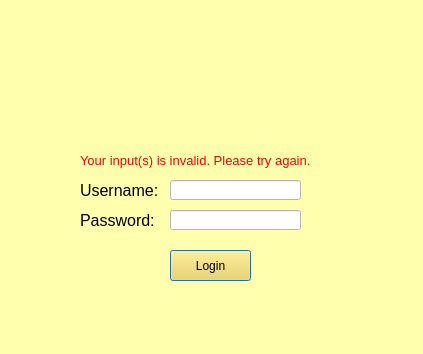
<?xml version="1.0" encoding="UTF-8"?>
<ui version="4.0">
 <class>LoginDialog</class>
 <widget class="QDialog" name="LoginDialog">
  <property name="geometry">
   <rect>
    <x>0</x>
    <y>0</y>
    <width>423</width>
    <height>354</height>
   </rect>
  </property>
  <property name="windowTitle">
   <string>Dialog</string>
  </property>
  <property name="styleSheet">
   <string notr="true">background-color: rgb(255, 255, 174);</string>
  </property>
  <widget class="QLabel" name="lbUsername">
   <property name="geometry">
    <rect>
     <x>80</x>
     <y>180</y>
     <width>81</width>
     <height>21</height>
    </rect>
   </property>
   <property name="font">
    <font>
     <pointsize>12</pointsize>
    </font>
   </property>
   <property name="text">
    <string>Username:</string>
   </property>
  </widget>
  <widget class="QLabel" name="lbPass">
   <property name="geometry">
    <rect>
     <x>80</x>
     <y>210</y>
     <width>81</width>
     <height>21</height>
    </rect>
   </property>
   <property name="font">
    <font>
     <pointsize>12</pointsize>
    </font>
   </property>
   <property name="text">
    <string>Password:</string>
   </property>
  </widget>
  <widget class="QLineEdit" name="inputUsername">
   <property name="geometry">
    <rect>
     <x>170</x>
     <y>180</y>
     <width>131</width>
     <height>20</height>
    </rect>
   </property>
   <property name="styleSheet">
    <string notr="true">background-color: rgb(255, 255, 255);</string>
   </property>
  </widget>
  <widget class="QLineEdit" name="inputPass">
   <property name="geometry">
    <rect>
     <x>170</x>
     <y>210</y>
     <width>131</width>
     <height>20</height>
    </rect>
   </property>
   <property name="styleSheet">
    <string notr="true">background-color:rgb(255, 255, 255);</string>
   </property>
   <property name="inputMethodHints">
    <set>Qt::ImhHiddenText|Qt::ImhNoAutoUppercase|Qt::ImhNoPredictiveText|Qt::ImhSensitiveData</set>
   </property>
   <property name="echoMode">
    <enum>QLineEdit::Password</enum>
   </property>
  </widget>
  <widget class="QPushButton" name="btnLogin">
   <property name="geometry">
    <rect>
     <x>170</x>
     <y>250</y>
     <width>81</width>
     <height>31</height>
    </rect>
   </property>
   <property name="styleSheet">
    <string notr="true">background-color: rgb(255, 214, 64)</string>
   </property>
   <property name="text">
    <string>Login</string>
   </property>
  </widget>
  <widget class="QLabel" name="lbInvalidMess">
   <property name="enabled">
    <bool>true</bool>
   </property>
   <property name="geometry">
    <rect>
     <x>80</x>
     <y>150</y>
     <width>231</width>
     <height>21</height>
    </rect>
   </property>
   <property name="font">
    <font>
     <pointsize>10</pointsize>
    </font>
   </property>
   <property name="styleSheet">
    <string notr="true">color: rgb(255, 0, 0)</string>
   </property>
   <property name="text">
    <string>Your input(s) is invalid. Please try again.</string>
   </property>
  </widget>
  <widget class="QLabel" name="logo">
   <property name="geometry">
    <rect>
     <x>150</x>
     <y>10</y>
     <width>120</width>
     <height>131</height>
    </rect>
   </property>
   <property name="autoFillBackground">
    <bool>false</bool>
   </property>
   <property name="styleSheet">
    <string notr="true"/>
   </property>
   <property name="text">
    <string/>
   </property>
   <property name="scaledContents">
    <bool>true</bool>
   </property>
  </widget>
 </widget>
 <resources/>
 <connections/>
</ui>
